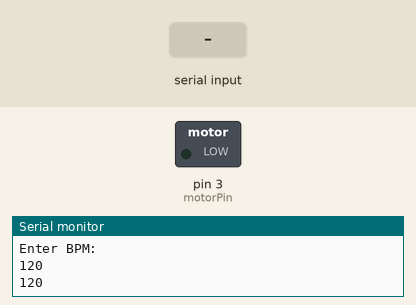
Bench run of a sketch on a simulated Arduino Uno, built with avr-gcc and run on an emulated ATmega328P. Shown: switched loads named in the sketch (green lamp = pin HIGH), the last lines printed to the serial monitor. Dashed ring = blinking. The inputs (shaded band) are chosen by the test bench.

Above: at 0.87 s.
1.3 s: "90,45\n" received over Serial
At 2.7 s:
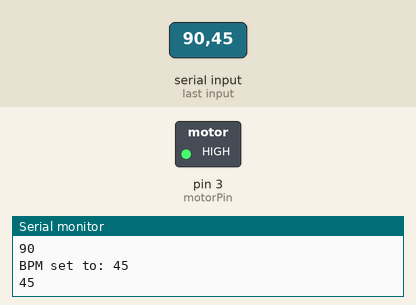
3.6 s: "5\n" received over Serial
At 10.3 s:
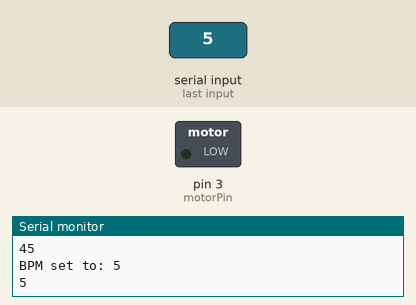
Timing chart, 0 to 11.1 s (numbered marks = the images above; inputs shaded):
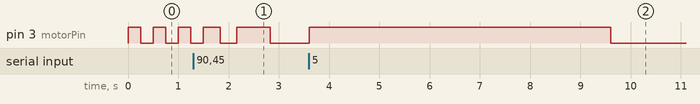

The sketch:

echo_project_metronome.ino
```cpp
const int motorPin = 3;

int bpm = 120;

void setup() {
  // put your setup code here, to run once:
  pinMode(motorPin, OUTPUT);
  Serial.begin(9600);
  Serial.println("Enter BPM:");
}

void loop() {
  // put your main code here, to run repeatedly:
  if (Serial.available() > 0) {
    int serial_bpm = Serial.parseInt();
    if (serial_bpm > 0) {
      bpm = serial_bpm;
      Serial.print("BPM set to: ");
      Serial.println(bpm);
    }
  }
  Serial.println(bpm);
  BPM(bpm);
}

void BPM(int bpmUpdate) {
  bpm = bpmUpdate;
  int delayTime = 30000 / bpm;
  digitalWrite(motorPin, HIGH);
  delay(delayTime);
  digitalWrite(motorPin, LOW);
  delay(delayTime);
}
```
